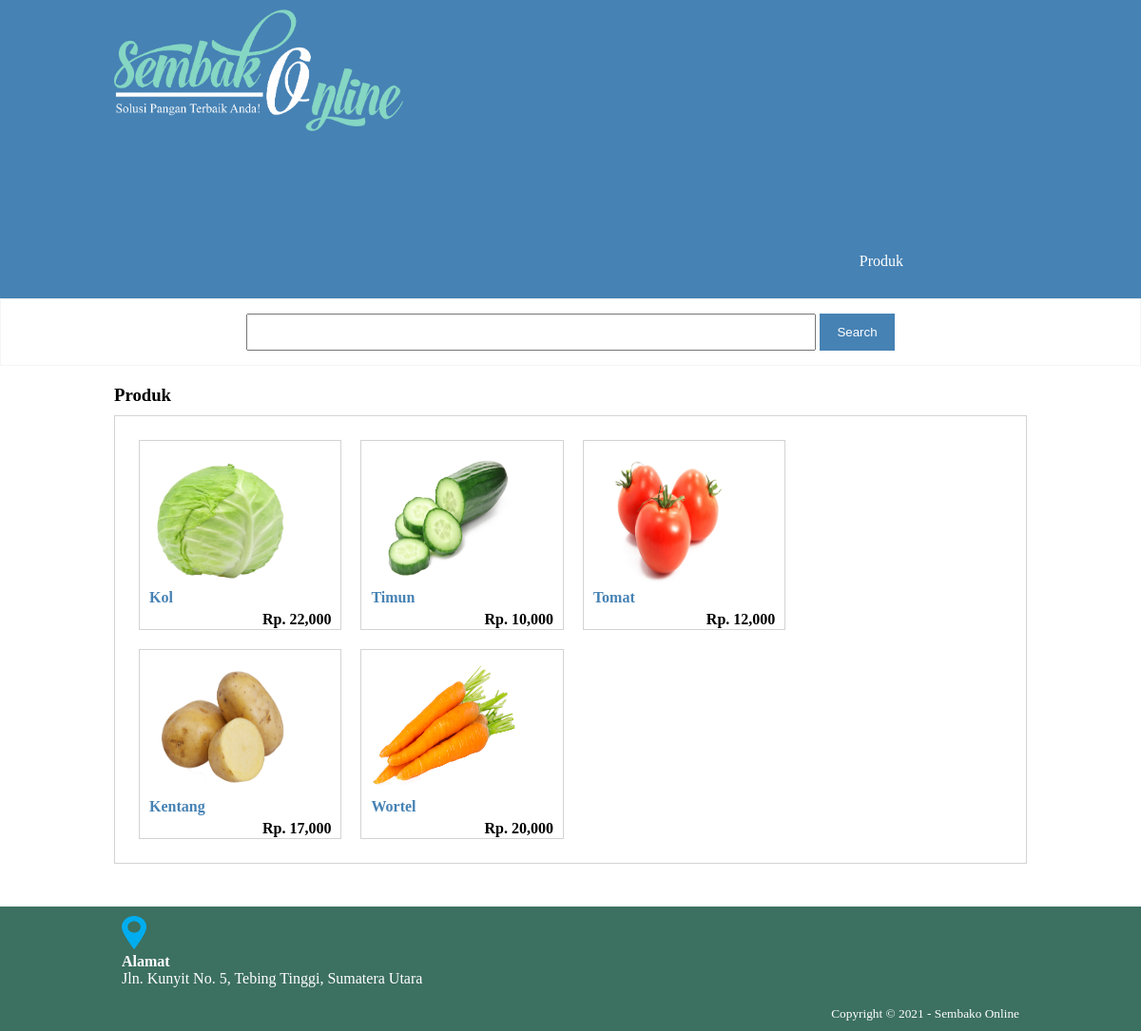
The page /produk.php?kat=13 on the database its author committed.
### tables this page shows
CREATE TABLE `tb_product` (
  `product_id` int(11) NOT NULL,
  `category_id` int(11) NOT NULL,
  `product_name` varchar(100) NOT NULL,
  `product_price` int(11) NOT NULL,
  `product_description` text NOT NULL,
  `product_image` varchar(100) NOT NULL,
  `product_status` tinyint(1) NOT NULL,
  `date_created` timestamp NOT NULL DEFAULT current_timestamp()
);

### produk.php (the view, shortened to what this page needs)
<?php
	include 'db.php';
	$alamat = mysqli_query($conn, "SELECT admin_address FROM tb_admin WHERE admin_id = 1");
	$a = mysqli_fetch_object($alamat);
 ?>
<!DOCTYPE html>
<html>
<head>
	<link rel="stylesheet" type="text/css" href="css/style.css">
</head>
<body>
	<header>
		<div class="container">
		<h1><a href="index.php"><img src="img/header.png" style="width: 35%;"></a></h1>
		<ul>
			<li><a href="produk.php">Produk</a></li>
		</ul>
		</div>
	</header>
	<div class="search">
		<div class="container">
			<form action="produk.php">
				<input type="text" name="search" placeholder="Cari Produk" value=" <?php echo $_GET['search'] ?>">
				<input type="submit" name="Cari" value=" Search ">
			</form>
		</div>
	</div>
	<div class="section">
		<div class="container">
			<h3 style="text-align: left;">Produk</h3>
			<div class="box">
				<?php
				if($_GET['search'] !='' || $_GET['kat'] !='' ){
					$dimana = "AND product_name LIKE '%".$_GET['search']."%' AND category_id LIKE '%".$_GET['kat']."%' ";}
				$produk = mysqli_query($conn, "SELECT * FROM tb_product WHERE product_status = 1 $dimana ORDER BY product_id DESC");
				if(mysqli_num_rows($produk) >0){
					while($p = mysqli_fetch_array($produk)){
				?>
				<a href="detail-produk.php?id=<?php echo $p['product_id'] ?>">
				<div class="col-3">
					<img src="produk/<?php echo $p['product_image'] ?>">
					<p class="nama"><?php echo substr($p['product_name'], 0, 30)  ?></p>
					<p class="harga">Rp. <?php echo number_format($p['product_price']) ?></p>
				</div>
				</a>
				<?php }}else{ ?>
				<p>Produk Tidak Ada</p>
				<?php } ?>
			</div>
		</div>
	</div>
	<footer>
		<div class="container">
			<img src="img/find.png" style="height: 35px; width: 26px;">
			<h4>Alamat</h4>
			<p><?php echo $a->admin_address ?></p>
			<small style="float: right; margin-top: 20px;"> Copyright &copy; 2021 - Sembako Online </small>
		</div>
	</footer>
</body>
</html>

### css/style.css (style rules this page uses)
* { padding: 0; margin: 0; font-family: 'Quicksand' sans-serif; }
body { background-color: white; }
a { color: inherit; text-decoration: none; }
header { background-color: steelblue; color: white; }
header h1 { float: left; padding: 10px 0px; }
header ul { float: right; font-size: 16px; margin-bottom: 0; margin-top: 80px; margin-right: 130px; margin-left: 0; }
header ul li { display: inline-block; }
header ul li a { padding: 30px 0 30px 30px; display: inline-block; }
.container { width: 80%; margin: 0 auto; }
.container:after { content: ''; display: block; clear: both; }
.section { padding: 20px 0; }
.box { background-color: white; border: 1px solid lightgrey; padding: 15px; box-sizing: border-box; margin: 10px 0 25px 0; }
.box:after { content:'' ; display: block ; clear: both; }
.search { padding: 15px 0; background-color: white; border: 1px solid whitesmoke; text-align: center; }
.search input[type=text] { width: 60%; padding: 10px; }
.search input[type=submit] { background-color: steelblue; padding: 12px 15px; color: white; border: none; cursor: pointer; }
.col-3 { width: 23%; height: 200px; border: 1px solid lightgrey; float: left; padding: 10px; box-sizing: border-box; margin: 10px; }
.col-3 img { width: 80%; height: 80%; text-align: center; }
.col-3 .nama { color: steelblue; font-weight: bold; margin-bottom: 5px; }
.col-3 .harga { color: black; float: right; font-weight: bold; }
footer { background-color: #3C7060; color: white; padding: 10px; }

### rows shown on the page
tb_product: product_image (picture), product_name "Kol", product_price "22,000"
tb_product: product_image (picture), product_name "Timun", product_price "10,000"
tb_product: product_image (picture), product_name "Tomat", product_price "12,000"
tb_product: product_image (picture), product_name "Kentang", product_price "17,000"
tb_product: product_image (picture), product_name "Wortel", product_price "20,000"

### other values the page prints
$a->admin_address "Jln. Kunyit No. 5, Tebing Tinggi, Sumatera Utara"
